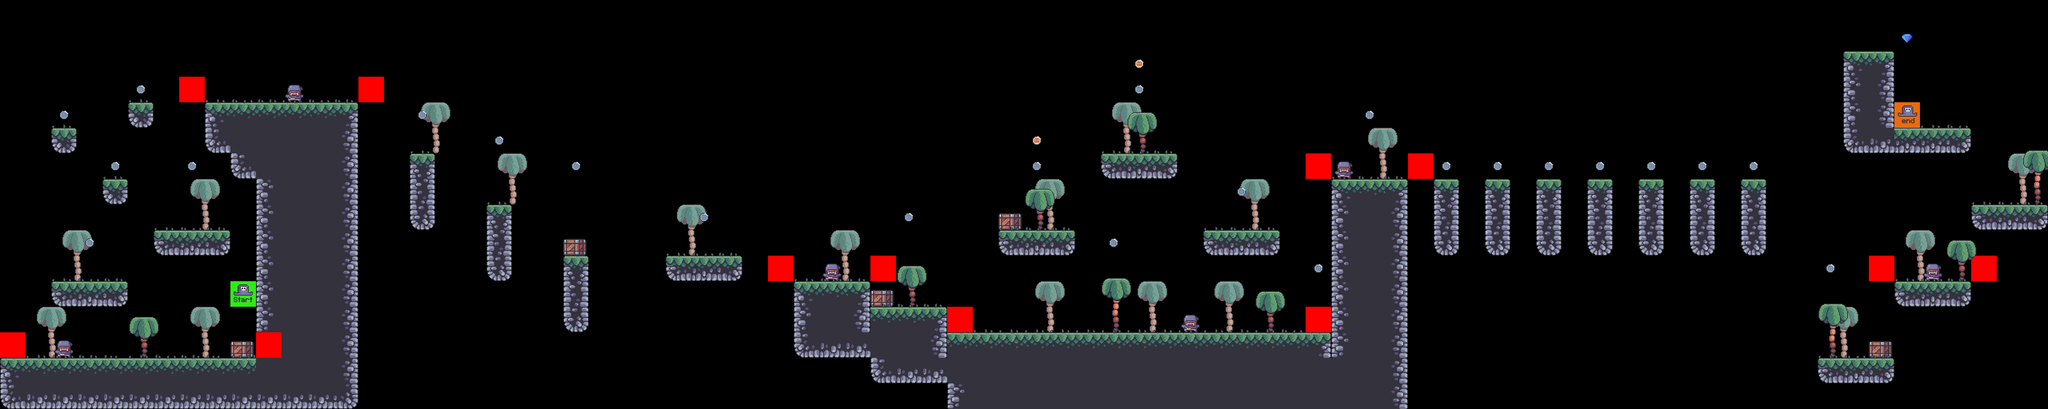

Below is a game level as drawn by its tile map, then a one-line description and the .tmx that defines it (tile-layer data replaced by summaries):
An orthogonal 80x16 tile map with 64x64 px tiles, 10 tile layers (Bg_Palms, Terrain, Crates, Grass, ...), 8 tilesets.

<map version="1.9" tiledversion="1.9.2" orientation="orthogonal" renderorder="right-down" width="80" height="16" tilewidth="64" tileheight="64" infinite="0" nextlayerid="11" nextobjectid="1">
 <editorsettings>
  <export target="../1/level_1.csv" format="csv" />
 </editorsettings>
 <tileset firstgid="1" source="../tilesets/terrain_tiles.tsx" />
 <tileset firstgid="17" source="../tilesets/palms.tsx" />
 <tileset firstgid="20" source="../tilesets/crates.tsx" />
 <tileset firstgid="21" source="../tilesets/grass_tiles.tsx" />
 <tileset firstgid="26" source="../tilesets/enemy_tiles.tsx" />
 <tileset firstgid="28" source="../tilesets/coin_tiles.tsx" />
 <tileset firstgid="30" source="../tilesets/setup_tiles.tsx" />
 <tileset firstgid="32" source="../tilesets/diamond_tile.tsx" />
 <layer id="2" name="Bg_Palms" width="80" height="16">
  <data>[1280 cells, 18 non-empty, 1 distinct tile ids]</data>
 </layer>
 <layer id="1" name="Terrain" width="80" height="16">
  <data>[1280 cells, 234 non-empty, 16 distinct tile ids]</data>
 </layer>
 <layer id="3" name="Crates" width="80" height="16">
  <data>[1280 cells, 7 non-empty, 1 distinct tile ids]</data>
 </layer>
 <layer id="4" name="Grass" width="80" height="16">
  <data>[1280 cells, 73 non-empty, 5 distinct tile ids]</data>
 </layer>
 <layer id="5" name="Enemies" width="80" height="16">
  <data>[1280 cells, 6 non-empty, 1 distinct tile ids]</data>
 </layer>
 <layer id="6" name="Constraints" width="80" height="16">
  <data>[1280 cells, 12 non-empty, 1 distinct tile ids]</data>
 </layer>
 <layer id="7" name="Fg_Palms" width="80" height="16">
  <data>[1280 cells, 9 non-empty, 2 distinct tile ids]</data>
 </layer>
 <layer id="8" name="Coins" width="80" height="16">
  <data>[1280 cells, 26 non-empty, 2 distinct tile ids]</data>
 </layer>
 <layer id="10" name="Diamond" width="80" height="16">
  <data>[1280 cells, 1 non-empty, 1 distinct tile ids]</data>
 </layer>
 <layer id="9" name="Player" width="80" height="16">
  <data>[1280 cells, 2 non-empty, 2 distinct tile ids]</data>
 </layer>
</map>
